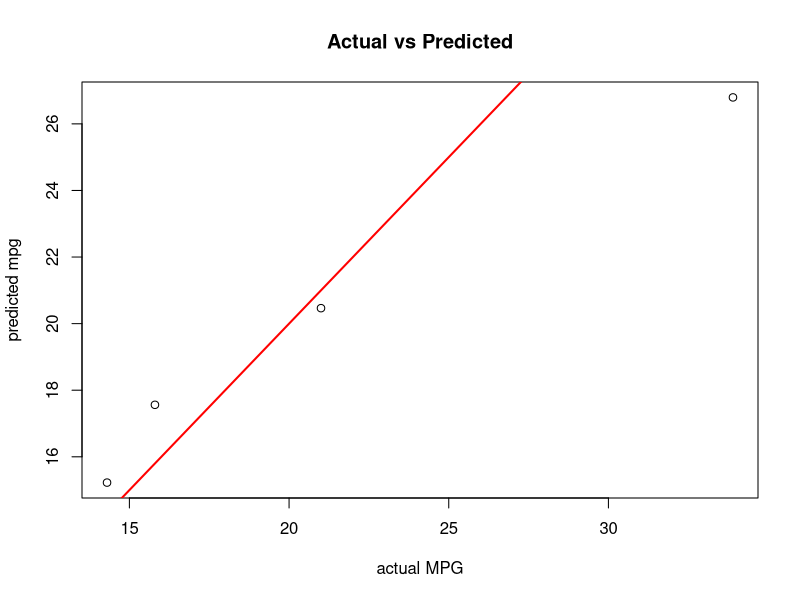

Write R code to recreate this figure.
## ---- chunk 1
knitr::opts_chunk$set(
  echo        = TRUE,          # show the code in HTML
  tidy        = TRUE,          # run formatR on the code
  tidy.opts   = list(
    comment     = FALSE,       # <-- STRIP "#" comments from displayed code
    blank       = FALSE,       # drop blank lines
    widthCutoff = 120          # keep long lines readable
  ),
  comment     = NA,            # hide the "##" prefix on output
  warning     = FALSE,
  message     = FALSE,
  eval        = TRUE,
  fig.align   = "center",
  fig.width   = 10,
  fig.height  = 6,
  dpi         = 120,
  dev         = "png",
  fig.show    = "asis",
  fig.keep    = "all",
  out.width   = "100%"
)
                      
## ---- chunk 2
 setwd("C:/Users/ADMIN/OneDrive/Desktop/caleb makini")

## ---- chunk 3
library(dplyr)
library(tidyverse)
library(e1071)
library(caret)
library(psych)
library(ggplot2)
## ---- chunk 4
data(mtcars)
head(data)
## ---- chunk 5
str(mtcars)
## ---- chunk 6
describe(mtcars)
## ---- chunk 7
colSums((is.na(mtcars)))
## ---- chunk 8
set.seed(123)
split_index<-createDataPartition(mtcars$mpg, p=0.8, list=FALSE)
train_data1<-mtcars[split_index, ]
test_data1<-mtcars[-split_index, ]
## ---- chunk 9
dim(train_data1)
dim(test_data1)
## ---- chunk 10
# separate predictors and targets
x_train<- train_data1[, -1]
y_train<-train_data1$mpg

x_test<-test_data1[, -1]
y_test<-test_data1$mpg


# standardization

preProc<- preProcess(x_train,
                      method =c("center", "scale"))
                     
                     x_train_scaled<-predict(preProc, x_train)
                     x_test_scaled<-predict(preProc, x_test)

## ---- chunk 11
svm_model<-svm(x=x_train_scaled,
              y=y_train,
              type="eps-regression",
              kernel="radial")
# view model
print(svm_model)
## ---- chunk 12
predictions<-predict(svm_model, newdata=x_test_scaled)
head(predictions)

## ---- chunk 13
rmse<-sqrt(mean((predictions - y_test)^2))
rmse
## ---- chunk 14
mae<- mean(abs(predictions -y_test))
mae
## ---- chunk 15
R2=cor(predictions, y_test)^2
R2
## ---- chunk 16
results<-data.frame(actual=y_test,
predicted= round(predictions, 2)
)
results
## ---- chunk 17
plot(y_test,predictions, main="Actual vs Predicted",
     xlab="actual MPG",
     ylab="predicted mpg")
abline(0, 1, col="red", lwd=2)
## ---- chunk 18
set.seed(123)
turned_model<-tune(
  svm,
  mpg~.,
  data=train_data1,
  kernel= "radial",
  ranges=list(
    cost=c(0.1, 1, 10, 100),
    gamma=c(.001, .01, .1, 1)
  )
)
summary(turned_model)
## ---- chunk 19
best_svm<- turned_model$best.model
pred_best<- predict(best_svm, test_data1)
rmse_best<- sqrt(mean((pred_best -test_data1$mpg)^2))
mae_best<- mean(abs(pred_best- test_data1$mpg))
rmse_best
mae_best
## ---- chunk 20
data(iris)
set.seed(123)
 train_data2<-createDataPartition(
   iris$Species, p=0.8, list = FALSE)
 
 train<-iris[train_data2, ]
 test<-iris[-train_data2, ]
 
 svm_classifier<-svm(
   Species~.,
   data=train,
   kernel="radial"
   
 )
 
 pred_class<- predict(
   svm_classifier, test
 )
 confusionMatrix(pred_class, test$Species)
